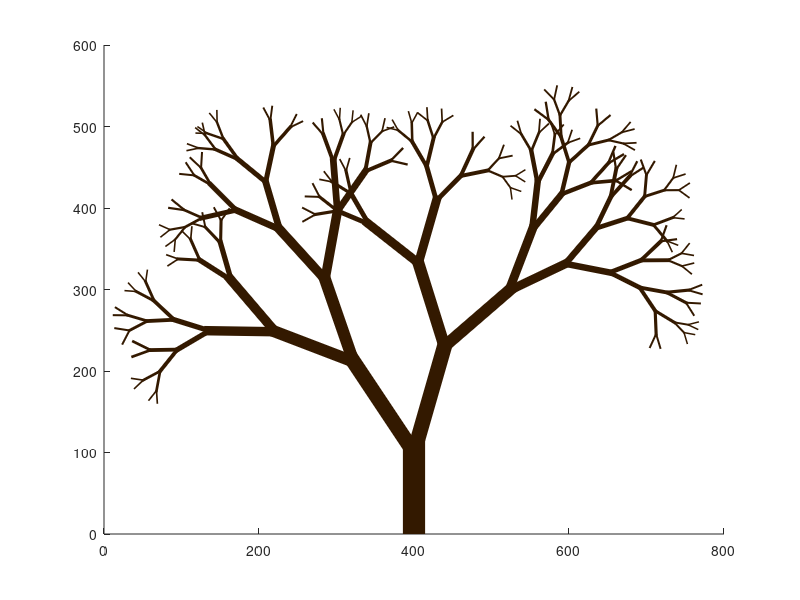

This figure's MATLAB source: (Note: this script raises an error after producing the figure.)
function tree
%TREE Draws a tree.
%Tutorial: http://research.wmz.ninja/articles/2016/12/matlab-plots-can-be-beautiful-i.html

% set up figure
figure;
canvas_width = 800;
canvas_height = 600;
set(gcf, 'Position', [100 100 800 600]);

% thickness of the tree trunk
base_thickness = 16;
% length of the tree trunk
base_length = 200;
% determines how fast the length and thickness of the branches decay
branch_decay_factor = 0.680;
% determines the randomness of branch_decay_factor
branch_decay_randomness = 0.2;
% determines the direction of the new branch, 0 = same direction
branch_angle = deg2rad(25);
% determines the randomness of branch_angle
branch_angle_randomness = 0.4;
% color of the tree trunk and branches
branch_color = [51 25 0]/255;
% minimum length of the branches
min_branch_length = base_length * branch_decay_factor^7;
% determines how far the leaves can deviate from the branch tips
leaf_offset = 8;
% gives the leaves a random color
leaf_color = hsv2rgb([unifrnd(0, 1) 1 1]);

% drawing logic
leaf_locations = zeros(1024, 2);
leaf_count = 0;
% draw trunk, adding an extra y offset to make the junction look better
line([canvas_width/2 canvas_width/2], [0 100+base_thickness], ...
    'LineWidth', base_thickness, 'Color', branch_color);
% draw branches
draw_branch_at(canvas_width/2, 100, ...
    branch_decay_factor * base_thickness, branch_decay_factor * base_length, 1j);
% draw leaves
leaf_locations = leaf_locations(1:leaf_count, :);
% draw three layers of leaves to get a nicer look
draw_leaves(100, 0.6, 0.03, 0.1);
draw_leaves(40, 0.3, 0.1, 0.3);
draw_leaves(10, 0.2, 0.6, 0.2);

axis('equal');
axis([0 canvas_width 0 canvas_height]);
axis('off');
set(gca, 'Position', [0 0 1 1]);

% nested functions
function can_branch = draw_branch_at(x, y, thickness, len, direction)
% check length
if len < min_branch_length
    % add leaf here
    leaf_count = leaf_count + 1;
    leaf_locations(leaf_count, :) = [x y];
    can_branch = false;
    return;
end
% generate branch angles
theta_1 = branch_angle * (1.0 + branch_angle_randomness * max(min(randn(), 1), -1));
theta_2 = -branch_angle * (1.0 + branch_angle_randomness * max(min(randn(), 1), -1));
% we use a unit length complex number to represent the directional
% vector here, and rotation is done via complex number multiplication
new_dir_1 = direction * (cos(theta_1) + 1j*sin(theta_1));
new_dir_2 = direction * (cos(theta_2) + 1j*sin(theta_2));
% compute end locations of the new branches
new_x_1 = x + real(new_dir_1) * len;
new_y_1 = y + imag(new_dir_1) * len;
new_x_2 = x + real(new_dir_2) * len;
new_y_2 = y + imag(new_dir_2) * len;
% when drawing, draw a litte longer to make the junctions look better
extra_x_1 = real(new_dir_1) * thickness;
extra_y_1 = imag(new_dir_1) * thickness;
extra_x_2 = real(new_dir_2) * thickness;
extra_y_2 = imag(new_dir_2) * thickness;
% draw the two branches
line([x new_x_1+extra_x_1], [y new_y_1+extra_y_1], ...
    'LineWidth', thickness, 'Color', branch_color);
line([x new_x_2+extra_x_2], [y new_y_2+extra_y_2], ...
    'LineWidth', thickness, 'Color', branch_color);
% make new branches
decay = branch_decay_factor * (1.0 + branch_decay_randomness * max(min(randn(), 1), -1));
new_length = decay * len;
new_thickness = decay * thickness;
if ~draw_branch_at(new_x_1, new_y_1, new_thickness, new_length, new_dir_1) || ...
   ~draw_branch_at(new_x_2, new_y_2, new_thickness, new_length, new_dir_2)
    % we have already branched here, but cannot further branch
    % add a leaf at the starting location of the current branch
    leaf_count = leaf_count + 1;
    leaf_locations(leaf_count, :) = [x y];
end
can_branch = true;
end

function draw_leaves(leave_size, leave_size_variance, alpha, alpha_variance)
for ii = 1:leaf_count
    % add randomness to size and transparency
    cur_size = leave_size * (1.0 + leave_size_variance * max(min(randn(), 1), -1));
    cur_alpha = alpha * (1.0 + alpha_variance * randn());
    cur_alpha = max(min(cur_alpha, 1), 0);
    cur_color = [leaf_color cur_alpha];
    % compute and add variance to the location of the current leaf
    loc = leaf_locations(ii,:) - cur_size/2;
    theta = unifrnd(0, 2*pi);
    offset = unifrnd(0, leaf_offset);
    loc = loc + [cos(theta) sin(theta)] * offset;
    % draw the current leaf
    rect = [loc cur_size cur_size];
    rectangle('Position', rect, 'FaceColor', cur_color, ...
        'EdgeColor', 'none', 'LineWidth', 1, 'Curvature', [1 1]);
end
end

end



